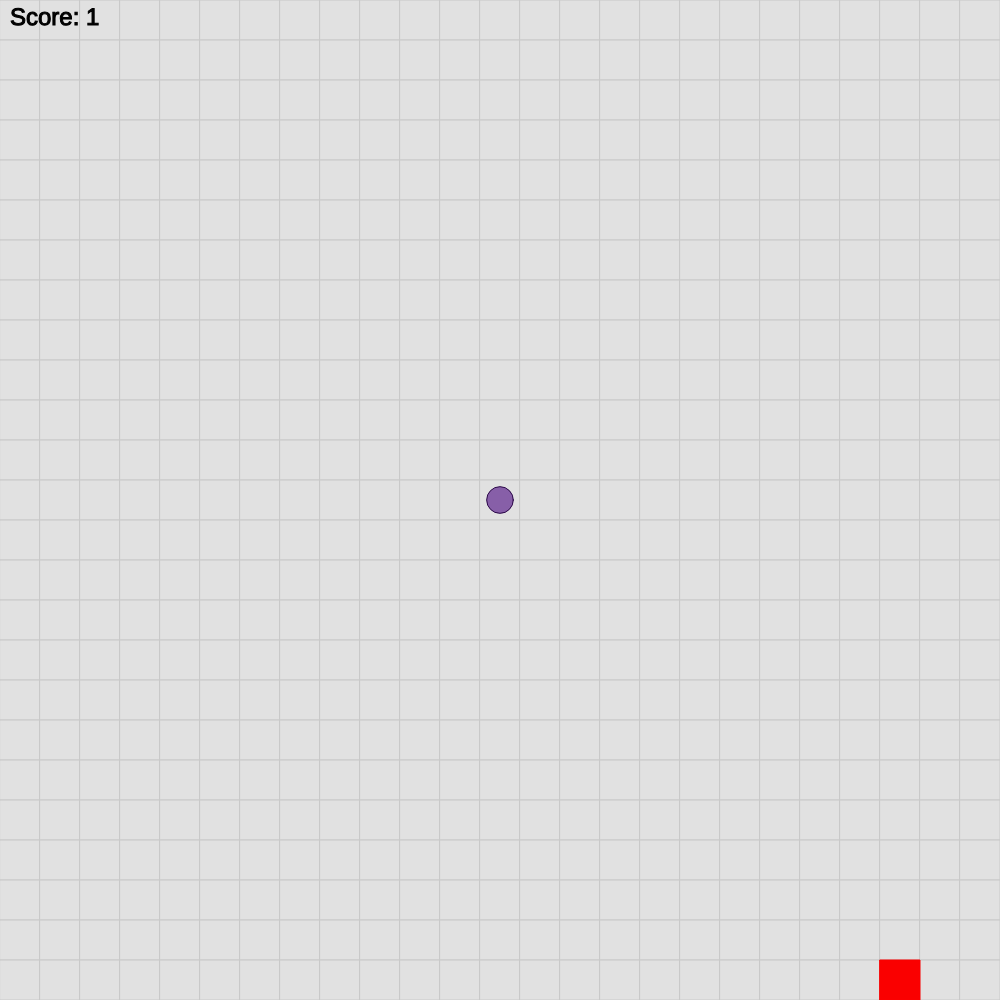
Frame 1 (no input)
Frame 60 (no input): identical to frame 1, image omitted
Frame 120 (the mouse pressed at the canvas centre since frame 60): identical to frame 1, image omitted

The p5.js sketch that drew this single still picture (run headless with seeded random() and noise() and a simulated clock; from frame 60 on, the mouse is pressed at the canvas centre):

// p5.js sketch
// ── sketch.js
let screenWidth = 1000;
let screenHeight = 1000;

let speed = 60;

let map = [];
let mapWidth = 25;
let mapHeight = 25;
let cellDim = 40;
let showMapGrid = true;

let snake = [];
let snakeSpeed = 4; // needs to be a factor of cellDim
let fruit;

let stepsPerCell = cellDim / snakeSpeed;
console.log('steps per cell: ', stepsPerCell);

let lockToCells = true;
let isCircles = true;

function setup() {
  createCanvas(screenWidth, screenHeight);
  frameRate(speed);

  createMap();

  newFruit();

  snake.push({
    x: Math.floor(mapWidth / 2) * cellDim,
    y: Math.floor(mapHeight / 2) * cellDim,
    xDir: 0,
    yDir: 0,
    nextXDir: 0,
    nextYDir: 0
  });
}

function draw() {
  background(220);

  drawMap();

  drawFruit();

  drawSnake();

  updateSnake();

  textSize(24);
  stroke(0);
  fill(0);
  //text(`x: ${snake[0].x}, y: ${snake[0].y}`, 50, 50);
  //text(`x: ${snake[0].x % cellDim}, y: ${snake[0].y % cellDim}`, 50, 80);
  //text(`x: ${Math.floor(snake[0].x / cellDim)}, y: ${Math.floor(snake[0].y / cellDim)}`, 50, 110);
  text(`Score: ${snake.length}`, 10, 25);
}

function drawFruit() {
  stroke(250, 0, 0);
  fill(250, 0, 0);
  square(fruit.x * cellDim, fruit.y * cellDim, cellDim);
}

// TODO - still something weird here
function newFruit() {
  let tries = 0;
  while (tries <= 20) {
    fruit = {
      x: Math.floor(Math.random() * mapWidth),
      y: Math.floor(Math.random() * mapHeight)
    };

    let found = true;
    for (let i = 0; i < snake.length; i++) {
      if (fruit.x === snake[i].x * cellDim && fruit.y === snake[i].y * cellDim) {
        found = false;
      }
    }

    if (found) break;
    tries++;
  }
}

function drawSnake() {

  let offset = cellDim / 6;
  let dim = cellDim * (2 / 3);
  let cOffset = cellDim / 2;

  stroke(44, 9, 73);
  fill(135, 95, 168);

  for (let i = 0; i < snake.length; i++) {
    let x = snake[i].x;
    let y = snake[i].y;

    if (i === 0) {
      if (isCircles)
        circle(x + cOffset, y + cOffset, dim);
      else
        square(x + offset, y + offset, dim);
    } else {
      if (isCircles)
        circle(x + cOffset, y + cOffset, dim);
      else
        square(x + offset, y + offset, dim);
    }
  }
}

function updateSnake() {

  updateSnakeDirection();

  let nextSnakePos = {
    x: snake[0].x + (snake[0].xDir * snakeSpeed),
    y: snake[0].y + (snake[0].yDir * snakeSpeed),
    xDir: snake[0].xDir,
    yDir: snake[0].yDir
  };

  let hit = checkBounds(nextSnakePos);
  if (hit) return;

  let collide = checkCollisionWithSelf(nextSnakePos);
  if (collide) return;

  // check if fruit
  let gotFruit = checkFruitHit(nextSnakePos);
  if (gotFruit) {
    // add a new head where the fruit is (with same dir as current head)
    let newHead = {
      x: fruit.x * cellDim,
      y: fruit.y * cellDim,
      xDir: snake[0].xDir,
      yDir: snake[0].yDir,
      nextXDir: snake[0].nextXDir,
      nextYDir: snake[0].nextYDir
    };

    snake.unshift(newHead);

    newFruit();

    stepNum = 0;

  } else {

    for (let i = snake.length - 1; i >= 0; i--) {
      snake[i].x += snake[i].xDir * snakeSpeed;
      snake[i].y += snake[i].yDir * snakeSpeed;

      if (i > 0 && snake[i].x % cellDim === 0 && snake[i].y % cellDim === 0) {
        snake[i].xDir = snake[i - 1].xDir;
        snake[i].yDir = snake[i - 1].yDir;
      }
    }
  }

}

function checkFruitHit(nextSnakePos) {
  let isDownOrRight = nextSnakePos.xDir > 0 || nextSnakePos.yDir > 0;

  let x = isDownOrRight ? Math.ceil(nextSnakePos.x / cellDim) : Math.floor(nextSnakePos.x / cellDim);
  let y = isDownOrRight ? Math.ceil(nextSnakePos.y / cellDim) : Math.floor(nextSnakePos.y / cellDim);

  if (x === fruit.x && y === fruit.y) {
    return true;
  }
  return false;
}

function checkCollisionWithSelf(nextSnakePos) {
  if (snake.length < 2) return false;

  let isDownOrRight = nextSnakePos.xDir > 0 || nextSnakePos.yDir > 0;
  
  let nx = isDownOrRight ? Math.ceil(nextSnakePos.x / cellDim) : Math.floor(nextSnakePos.x / cellDim);
  let ny = isDownOrRight ? Math.ceil(nextSnakePos.y / cellDim) : Math.floor(nextSnakePos.y / cellDim);
  
  for (let i = 1; i < snake.length; i++) {
    let x = Math.floor(snake[i].x / cellDim);
    let y = Math.floor(snake[i].y / cellDim);
    
    if (nx === x && ny === y)
      return true;
  }

  return false;
}

function checkBounds(nextSnakePos) {
  // check left/right bounds  
  if (nextSnakePos.x < 0) {
    nextSnakePos.x = 0;
    return true;
  }

  if (nextSnakePos.x > mapWidth * cellDim - cellDim) {
    nextSnakePos.x = mapWidth * cellDim - 1;
    return true;
  }

  // check top/bottom bounds  
  if (nextSnakePos.y < 0) {
    nextSnakePos.y = 0;
    return true;
  }

  if (nextSnakePos.y > mapHeight * cellDim - cellDim) {
    nextSnakePos.y = mapHeight * cellDim - 1;
    return true;
  }

  return false;
}

function updateSnakeDirection() {
  let i = 0;
  // horizontal alignment with tile and there's a Y direction change
  if (snake[i].x % cellDim === 0 && snake[i].nextYDir !== 0) {
    snake[i].xDir = 0;
    snake[i].yDir = snake[i].nextYDir;
    snake[i].nextXDir = 0;
    snake[i].nextYDir = 0;
  }
  // vertical alignment with tile and there's an X direction change
  else if (snake[i].y % cellDim === 0 && snake[i].nextXDir !== 0) {
    snake[i].yDir = 0;
    snake[i].xDir = snake[i].nextXDir;
    snake[i].nextXDir = 0;
    snake[i].nextYDir = 0;
  }
}

function keyPressed() {
  if (keyCode === LEFT_ARROW && snake[0].xDir !== 1) {

    snake[0].nextXDir = -1;
    snake[0].nextYDir = 0;

  } else if (keyCode === RIGHT_ARROW && snake[0].xDir !== -1) {

    snake[0].nextXDir = 1;
    snake[0].nextYDir = 0;

  } else if (keyCode === UP_ARROW && snake[0].yDir !== 1) {

    snake[0].nextXDir = 0;
    snake[0].nextYDir = -1;

  } else if (keyCode === DOWN_ARROW && snake[0].yDir !== -1) {

    snake[0].nextXDir = 0;
    snake[0].nextYDir = 1;

  }

  if (keyCode === 32) { // space

  }

  if (keyCode === 70) { // F    

  }
}

function drawMap() {
  if (showMapGrid)
    stroke(200);
  else
    noStroke();

  fill(225);

  for (let y = 0; y < mapHeight; y++) {
    for (let x = 0; x < mapWidth; x++) {
      let i = map[x + y * mapWidth];
      square(x * cellDim, y * cellDim, cellDim);
    }
  }
}

function createMap() {
  map = [];
  let dim = mapWidth * mapHeight;
  for (let i = 0; i < dim; i++)
    map.push(0);
}
